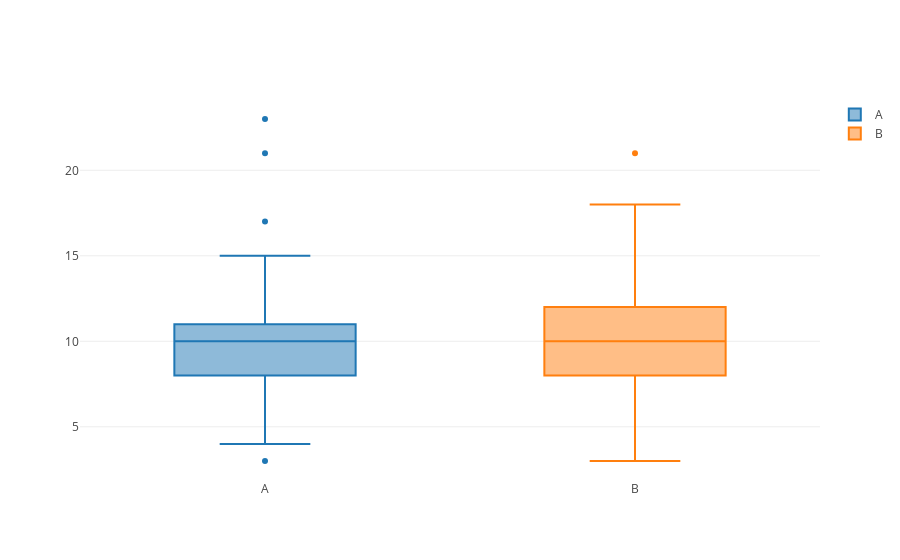

The notebook cell this image was saved under:
### Code cell
data = [go.Box(y = a, name = 'A'),
        go.Box(y = b, name = 'B')]
iplot(go.Figure(data))

### Figure 1 — Plotly figure (JSON) as saved in the notebook; plotly's stock layout.template omitted (floating-point values rounded to 4 significant figures)
{"data": [{"name": "A", "type": "box", "uid": "183e8345-e183-4806-9d64-817d6eedb12f", "y": [8, 6, 10, 8, 10, 8, 13, 11, 11, 4, 12, 7, 10, 10, 12, 10, 4, 8, 11, 10, 17, 3, 12, 10, 8, 9, 8, 6, 15, 10, 9, 11, 10, 23, 21, 8, 15, 10, 7, 10]}, {"name": "B", "type": "box", "uid": "d0130aaa-ccf6-4497-b749-99b5a5dfe7cd", "y": [9, 5, 5, 3, 11, 12, 11, 9, 12, 10, 12, 5, 8, 8, 11, 4, 14, 7, 10, 7, 18, 14, 11, 8, 5, 8, 11, 15, 13, 9, 9, 10, 12, 11, 7, 6, 12, 8, 8, 21, 13, 9, 13, 10, 10, 11, 9, 9, 10, 10]}], "layout": {}}
